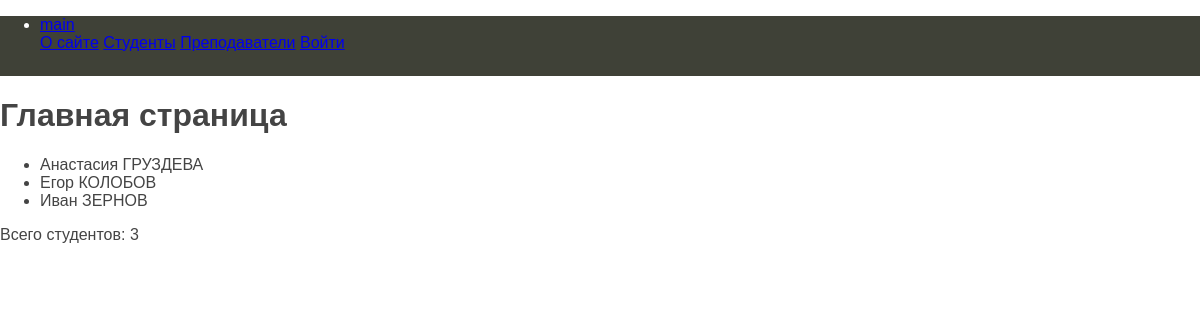
The page / on the database its author committed.
### students/models.py (models this page shows, shortened)
class Students(models.Model):
    first_name = models.CharField(verbose_name='Имя', max_length=50)
    last_name = models.CharField(verbose_name='Фамилия', max_length=50)
    middle_name = models.CharField(verbose_name='Отчество', max_length=50)
    email = models.EmailField(verbose_name='E-mail', blank=True)
    birth_date = models.DateTimeField(verbose_name='Дата рождения', default=date(2000, 1, 1))
    created_at = models.DateTimeField(verbose_name='Дата создания', auto_now_add=True)
    updated_at = models.DateTimeField(verbose_name='Дата изменения', auto_now=True)
    is_study = models.BooleanField(verbose_name='Учится', default=True)
    photo = models.ImageField(verbose_name='Фото', upload_to='photos/%Y/%m/%d/')

### students/views.py (the view)
# urls.py: path('', index, name='home'),
def index(request):
    students = Students.objects.all()
    context = {
        'students': students,
        'menu': menu,
        'title': 'Главная страница'
    }
    return render(request, 'students/index.html', context=context)

### students/templates/students/index.html
{% extends 'students/base.html' %}
{% block content %}
    <h1>{{title}}</h1>
    <ul>
        {% for st in students %}
            <li>
                {{st.first_name}}
                {{st.last_name | upper }}
            </li>
        {% endfor %}
    </ul>
    <p> Всего студентов: {{ students | length }}</p>
{% endblock %}

### students/templates/students/base.html (shortened to what this page needs)
<!doctype html>
{% load static %}
<html lang="ru">
<head>
    <link type="text/css" href="{% static 'students/css/styles.css' %}" rel="stylesheet" />
</head>
<body>
    {% block mainmenu %}
    <ul class = 'header'>
            <li><a href="{% url 'home' %}">main</a></li>
        {% for m in menu %}
            <li style="display:inline;">
                <a href="{% url m.url_name %}">{{ m.title }}</a>
                </li>
        {% endfor %}
    </ul>
    {% endblock mainmenu%}
    {% block content %}
    {% endblock content %}
</body>
</html>

### students/static/students/css/styles.css (style rules this page uses)
body { font-family: 'Arial'; margin: 0; padding: 0; height: 100%; width: 100%; color: #444; }
.header { background: #3F4137; height: 60px; color: white; front-size: }

### rows shown on the page
Students: first_name "Анастасия", last_name "ГРУЗДЕВА"
Students: first_name "Егор", last_name "КОЛОБОВ"
Students: first_name "Иван", last_name "ЗЕРНОВ"

### other values the page prints
{{ m.title }} "О сайте" "Студенты" "Преподаватели" "Войти"
{{ title }} "Главная страница"
{{ students | length }} "3"
